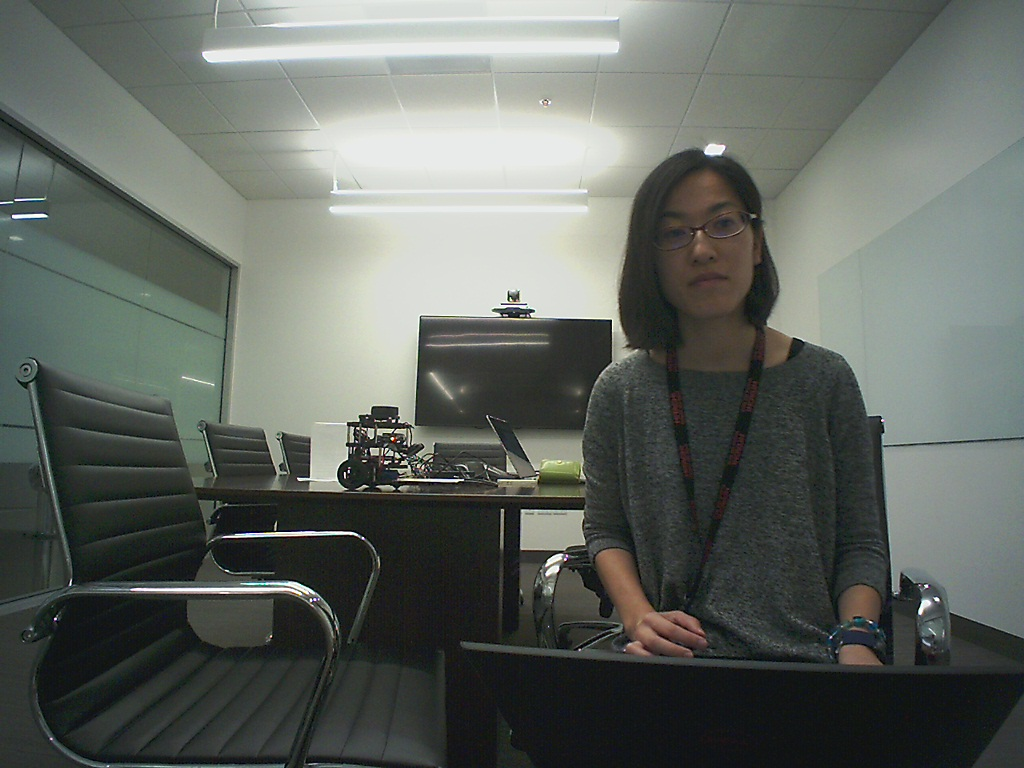
#> input picture Michiko/image.jpg, 1024 x 768 px
$ python badge_reader.py --face haarcascade_frontalface_default.xml --image Michiko/image.jpg   (older library calls are emulated)
#> lines starting #> are read from the running program, lines starting #| are printed output that depends on the picture; after the words box and inside, x2 and y2 are one past the last pixel; in counts of white or black regions, pixels touching at a corner belong together
#!/usr/bin/env python3
import numpy as np
import argparse
import imutils
import cv2

ap = argparse.ArgumentParser()
ap.add_argument("-f", "--face", required = True, help = "Path to face cascade file")
ap.add_argument("-i", "--image", required = True, help = "Path to image")
args = vars(ap.parse_args())


# initialize a rectangular and square structuring kernel
rectKernel = cv2.getStructuringElement(cv2.MORPH_RECT, (13,5))
sqKernel = cv2.getStructuringElement(cv2.MORPH_RECT, (21,21))


# load the image, resize it, and convert it to gray scale
image = cv2.imread(args["image"])
#> image is the input picture: shape (768, 1024, 3); mean B, G, R 97.1, 102.8, 97.4
image = imutils.resize(image, height=400)
#> image: shape (400, 533, 3)
gray = cv2.cvtColor(image, cv2.COLOR_BGR2GRAY)

# Init the face cascade and get the face rectangles
faceCascade = cv2.CascadeClassifier(args["face"])
faceRects = faceCascade.detectMultiScale(image, scaleFactor=1.2,
        minNeighbors=5, minSize=(30,30),
        flags = cv2.CASCADE_SCALE_IMAGE)
#> faceRects = [[333, 94, 67, 67]]
print("I found {} face".format(len(faceRects)))
#| I found 1 face

# smooth the image using a 3x3 Gaussian, then apply the blackhat
# morphological operator to find dark region on a light background
gray = cv2.GaussianBlur(gray, (3,3), 0)
blackhat = cv2.morphologyEx(gray, cv2.MORPH_BLACKHAT, rectKernel)
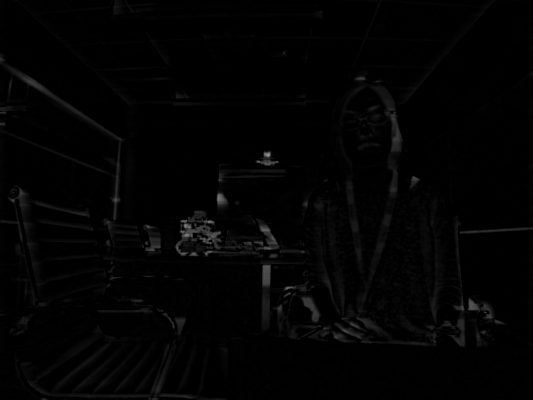
#> blackhat: shape (400, 533); min 0, max 146, mean 3

# compute the Scharr gradient of the blackhat image and scale the
# result into the range [0,255]
gradX = cv2.Sobel(blackhat, ddepth=cv2.CV_32F, dx=1, dy=0, ksize=-1)
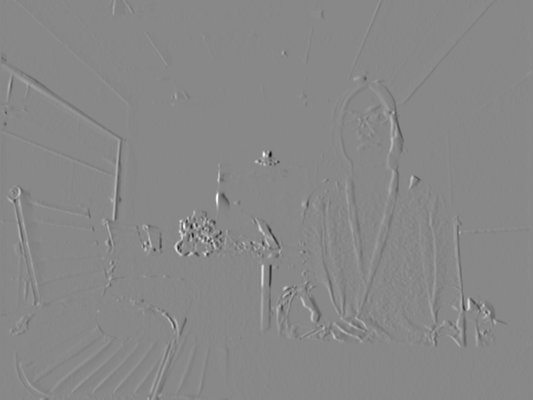
#> gradX: shape (400, 533) float32; min -1845, max 1613, mean -0.1; drawn with min black and max white
gradX = np.absolute(gradX)
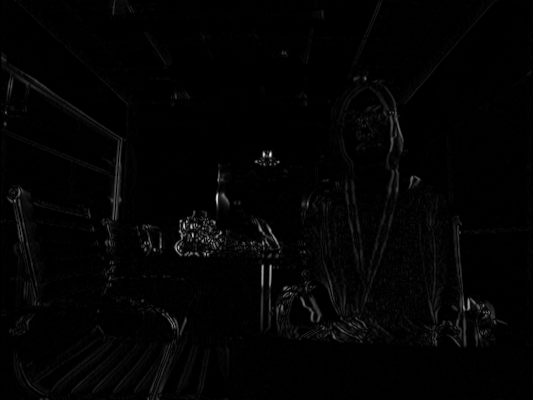
#> gradX: shape (400, 533) float32; min 0, max 1845, mean 27; drawn with min black and max white
(minVal, maxVal) = (np.min(gradX), np.max(gradX))
#> minVal = 0; maxVal = 1845
gradX = (255 * ((gradX-minVal)/(maxVal-minVal))).astype("uint8")

# apply a closing operation using the rectangular kernel to close
# gaps in between letters -- then apply Otsu's thresholding method
gradX = cv2.morphologyEx(gradX, cv2.MORPH_CLOSE, rectKernel)
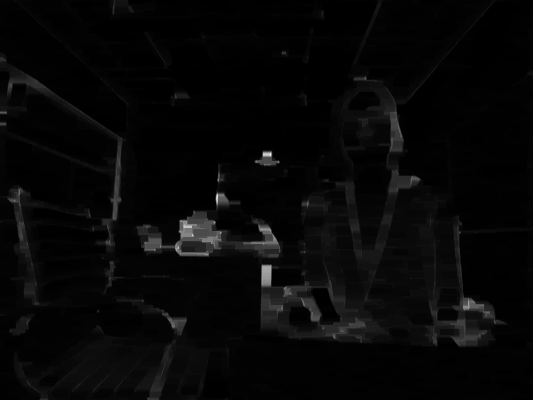
#> gradX: shape (400, 533); min 0, max 255, mean 7.1
thresh = cv2.threshold(gradX, 0, 255, cv2.THRESH_BINARY | cv2.THRESH_OTSU)[1]
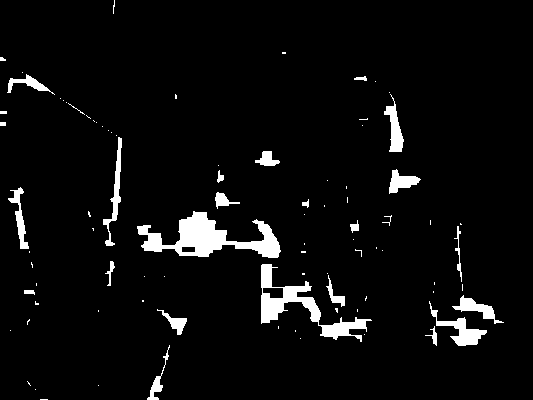
#> thresh: shape (400, 533); 4.7% white; 87 white regions (61 under 20 px), largest, box (x1, y1, x2, y2) and area: (137, 211, 281, 258) 2863, (261, 264, 372, 342) 2039, (429, 301, 487, 346) 682

# perform another closing operation, this time using the square
# kernel to close the gaps between lines of the MRZ, then perform a
# series of erosions to break apart connected components
thresh = cv2.morphologyEx(thresh, cv2.MORPH_CLOSE, sqKernel)
#> thresh: shape (400, 533); 7.9% white; 45 white regions (27 under 20 px), largest, box (x1, y1, x2, y2) and area: (137, 165, 372, 342) 8917, (425, 223, 504, 346) 2681, (88, 137, 122, 286) 1136
thresh = cv2.erode(thresh, None, iterations=4)
#> thresh: shape (400, 533); 3.4% white; 13 white regions (3 under 20 px), largest, box (x1, y1, x2, y2) and area: (256, 225, 363, 335) 3563, (434, 302, 491, 341) 1551, (143, 215, 223, 253) 1489

# during thresholding, it's possible that border pixels were
# included in the thresholding, so let's set 5% of the left and
# right borders to zero
p = int(image.shape[1] * 0.05)
#> p = 26
thresh[:, 0:p]=0
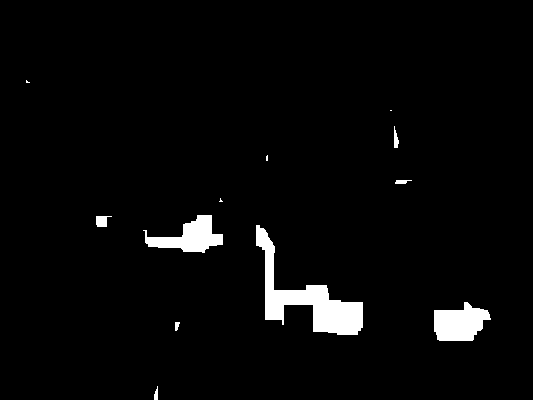
#> thresh: shape (400, 533); 3.3% white; 12 white regions (4 under 20 px)
thresh[:, image.shape[1]-p:]=0

# find contours in the thresholded image and sort them by their
# size
cnts = cv2.findContours(thresh.copy(), cv2.RETR_EXTERNAL,
        cv2.CHAIN_APPROX_SIMPLE)[-2]
#> cnts = 12 contours, 4 with area under 20; largest, box (x1, y1, x2, y2) and area: (256, 225, 363, 335) 3336, (434, 302, 491, 341) 1466, (143, 215, 223, 253) 1375, (96, 216, 112, 227) 99, (394, 126, 399, 148) 46, (395, 180, 412, 184) 32, (154, 386, 158, 400) 24, (175, 322, 180, 331) 22
cnts = sorted(cnts, key=cv2.contourArea, reverse=True)
print("[INFO] number of contours is: {}".format(len(cnts)))
#| [INFO] number of contours is: 12
for c in cnts:
        # compute the bounding box of the contour and use the contour to
        # compute the aspect ratio and coverage ratio of the bounding box
        # width to the width of the image
        (x,y,w,h) = cv2.boundingRect(c)
        ar = w/float(h)
        crWidth = w/float(gray.shape[1])
        #print("[INFO] coverage ratio is: {}".format(crWidth))
        # check to see if the aspect ratio and coverage width are within
        # acceptable criteria
        # if ar > 5 and crWidth > 0.75:
        if ar > 2 and crWidth > 0.30:
            # pad the bounding box since we applied erosions and now need
            # to regrow it
            pX = int((x+w)*0.03)
            pY = int((y+h)*0.03)
            (x,y) = (x-pX, y-pY)
            (w,h) = (w+(pX*2), h+(pY*2))

            # extract the ROI from the image and draw a bounding box
            # surrounding the MRZ
            roi = image[y:y+h, x:x+w].copy()
            cv2.rectangle(image, (x,y), (x+w, y+h), (0,255,0),2)
#> this loop made 12 passes
#> (x, y, w, h, ar, crWidth) on passes 1, 2, 3, 4, 5, 6, 7, 8, 10: (256, 225, 107, 110, 0.973, 0.201), (434, 302, 57, 39, 1.46, 0.107), (143, 215, 80, 38, 2.11, 0.15), (96, 216, 16, 11, 1.45, 0.03), (394, 126, 5, 22, 0.227, 0.00938), (395, 180, 17, 4, 4.25, 0.0319), (154, 386, 4, 14, 0.286, 0.0075), (175, 322, 5, 9, 0.556, 0.00938), (219, 198, 4, 4, 1, 0.0075)
#> (c, x, y, w, h, ar, crWidth) on passes 9, 11, 12: ([[267, 155], [266, 156], [266, 160], [267, 160]], 266, 155, 2, 6, 0.333, 0.00375), ([[26, 80], [26, 82], [29, 82], [28, 82]], 26, 80, 4, 3, 1.33, 0.0075), ([[390, 110], [391, 110]], 390, 110, 2, 1, 2, 0.00375)


# Draw the face rectangle
for (x, y, w, h) in faceRects:
    cv2.rectangle(image, (x,y), (x+w, y+h), (0,255,0), 2)
#> this loop made 1 pass
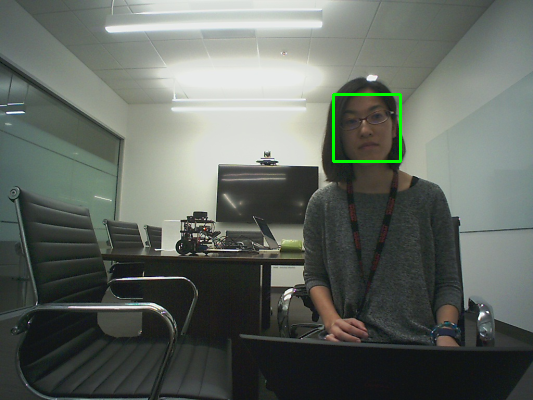
#> image: shape (400, 533, 3); mean B, G, R 96.9, 103.5, 97.1

#show the image
cv2.imshow("Image", image)
#cv2.imshow("ROI", roi)
cv2.waitKey(0)
